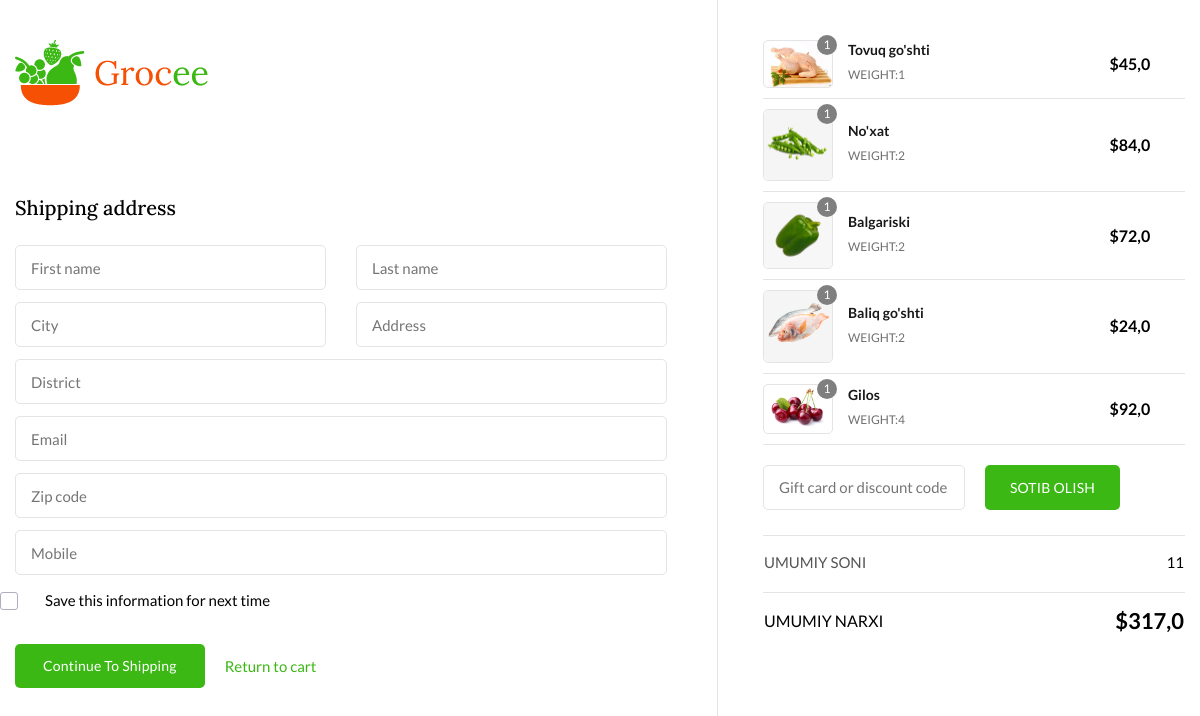
The page /check-out (signed in) on the database as committed earlier.
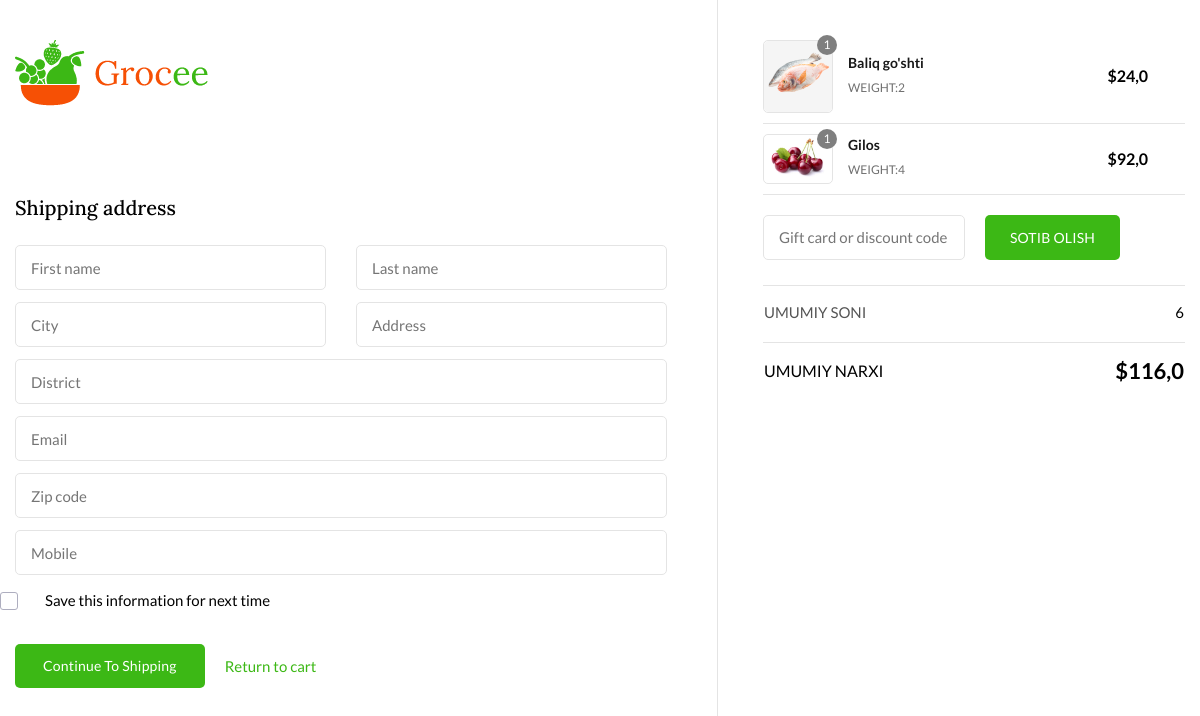
The same page on the database as committed later.
### shop/models.py (models this page shows, shortened)
class OrderProduct(models.Model):
    order = models.ForeignKey(Order, on_delete=models.SET_NULL, null=True)
    product = models.ForeignKey(Product, on_delete=models.SET_NULL, null=True)
    quantity = models.IntegerField(default=0, null=True, blank=True)
    added = models.DateTimeField(auto_now_add=True)
    @property
    def get_cart_price(self):
        total_price =self.quantity * self.product.price
        return total_price

class Product(models.Model):
    category = models.ForeignKey(Category, on_delete=models.CASCADE, verbose_name="Kategoriya")
    filter_choice = models.CharField(max_length=3, choices=FILTER_CHOICES, null=True)
    name = models.CharField(max_length=255, verbose_name="Nomi")
    description = models.TextField(blank=True, null=True)
    price = models.FloatField()
    discount = models.FloatField(null=True, blank=True)
    quantity = models.IntegerField(default=0)
    image = models.ImageField(upload_to='products/', verbose_name="Rasmi")
    slug = models.SlugField(null=True, blank=True)
    date_added = models.DateTimeField(default=timezone.now)

### shop/views.py (the view)
# urls.py: path('check-out', views.checkout, name='checkout'),
def checkout(request):
    cart_info = CartAuthenticationUser(request).get_cart_info()
    context = {
        'order_products': cart_info['order_products'],
        'cart_total_price': cart_info['cart_total_price'],
        'cart_total_quantity': cart_info['cart_total_quantity'],
        'page_name': "Checkout",
    }
    return render(request, 'shop/checkout.html', context)

### shop/models.py (called while the page is built)
    @property
    def get_cart_total_price(self):
        order_product = self.orderproduct_set.all()
        total_price = sum([product.get_cart_price for product in order_product])
        return total_price

    @property
    def get_cart_total_quantity(self):
        order_product = self.orderproduct_set.all()
        total_quantity = sum([product.quantity for product in order_product])
        return total_quantity

### shop/utils.py (called while the page is built)
    def get_cart_info(self):
        customer, created =Customer.objects.get_or_create(
            user=self.request.user
        )
        order, created = Order.objects.get_or_create(
            customer=customer
        )
        order_products = order.orderproduct_set.all()
        cart_total_price = order.get_cart_total_price
        cart_total_quantity = order.get_cart_total_quantity
        return{
            'order': order,
            'order_products': order_products,
            'cart_total_price': cart_total_price,
            'cart_total_quantity': cart_total_quantity
        }

### templates/shop/checkout.html (shortened to what this page needs)
<!doctype html>
{% load static %}
<html lang="en">
<head>
  {% include 'components/_style.html' %}
</head>
<body>
    <div class="checkout__page--area">
        <div class="container">
            <div class="checkout__page--inner d-flex">
                <div class="main checkout__mian">
                    <header class="main__header checkout__mian--header mb-30">
                        <h1 class="main__logo--title"><a class="logo logo__left mb-20" href="index.html"><img src="{% static 'assets/img/logo/nav-log.png' %}" alt="logo"></a></h1>
                    </header>
                    <main class="main__content_wrapper section--padding pt-0">
                        <form method="post" action="{% url 'shipping' %}">
                            <div class="checkout__content--step section__shipping--address">
                                <div class="section__header mb-25">
                                    <h2 class="section__header--title h3">Shipping address</h2>
                                </div>
                                <div class="section__shipping--address__content">
                                    <div class="row">
                                        <div class="col-lg-6 mb-12">
                                            <div class="checkout__input--list">
                                                <label>
                                                    <input class="checkout__input--field border-radius-5" placeholder="First name" type="text" name="first_name">
                                                </label>
                                            </div>
                                        </div>
                                        <div class="col-lg-6 mb-12">
                                            <div class="checkout__input--list">
                                                <label>
                                                    <input class="checkout__input--field border-radius-5" placeholder="Last name" type="text" name="last_name">
                                                </label>
                                            </div>
                                        </div>
                                        <div class="col-lg-6 mb-12">
                                            <div class="checkout__input--list">
                                                <label>
                                                    <input class="checkout__input--field border-radius-5" placeholder="City" type="text" name="city">
                                                </label>
                                            </div>
                                        </div>
                                        <div class="col-lg-6 mb-12">
                                            <div class="checkout__input--list">
                                                <label>
                                                    <input class="checkout__input--field border-radius-5" placeholder="Address" type="text" name="address">
                                                </label>
                                            </div>
                                        </div>
                                        <div class="col-12 mb-12">
                                            <div class="checkout__input--list">
                                                <label>
                                                    <input class="checkout__input--field border-radius-5" placeholder="District" type="text" name="district">
                                                </label>
                                            </div>
                                        </div>
                                        <div class="col-12 mb-12">
                                            <div class="checkout__input--list">
                                                <label>
                                                    <input class="checkout__input--field border-radius-5" placeholder="Email" type="email" name="email">
                                                </label>
                                            </div>
                                        </div>
                                        <div class="col-12 mb-12">
                                            <div class="checkout__input--list">
                                                <label>
                                                    <input class="checkout__input--field border-radius-5" placeholder="Zip code" type="text" name="zip_code">
                                                </label>
                                            </div>
                                        </div>
                                        <div class="col-12 mb-12">
                                            <div class="checkout__input--list">
                                                <label>
                                                    <input class="checkout__input--field border-radius-5" placeholder="Mobile" type="text" name="mobile">
                                                </label>
                                            </div>
                                        </div>
                                        <div class="checkout__checkbox">
                                            <span class="checkout__checkbox--checkmark"></span>
                                            <label class="checkout__checkbox--label" for="check2">Save this information for next time</label>
                                        </div>
                                    </div>
                                </div>
                            </div>
                            <div class="checkout__content--step__footer d-flex align-items-center">
                                <button type="submit" class="continue__shipping--btn btn border-radius-5">Continue To Shipping</button>
                                <a class="previous__link--content" href="{% url 'cart' %}">Return to cart</a>
                            </div>
                        </form>
                    </main>
                </div>
                <aside class="checkout__sidebar sidebar">
                    <div class="cart__table checkout__product--table">
                        <table class="cart__table--inner">
                            <tbody class="cart__table--body">
                                {% for order_product in order_products %}
                                <tr class="cart__table--body__items">
                                    <td class="cart__table--body__list">
                                        <div class="product__image two  d-flex align-items-center">
                                            <div class="product__thumbnail border-radius-5">
                                                <a href="{% url 'detail' order_product.product.id  %}"><img class="border-radius-5" src="{{ order_product.product.image.url }}" alt="cart-product"></a>
                                                <span class="product__thumbnail--quantity">1</span>
                                            </div>
                                            <div class="product__description">
                                                <h3 class="product__description--name h4"><a href="{% url 'detail' order_product.product.id  %}">{{order_product.product.name}}</a></h3>
                                                <span class="product__description--variant">WEIGHT:{{ order_product.quantity }}</span>
                                            </div>
                                        </div>
                                    </td>
                                    <td class="cart__table--body__list">
                                        <span class="cart__price">${{order_product.get_cart_price}}</span>
                                    </td>
                                </tr>
                                {% endfor %}
                            </tbody>
                        </table>
                    </div>
                    <div class="checkout__discount--code">
                        <form class="d-flex" action="{% url 'payment' %}">
                            <label>
                                <input class="checkout__discount--code__input--field border-radius-5" placeholder="Gift card or discount code"  type="text">
                            </label>
                            <button class="checkout__discount--code__btn btn border-radius-5" type="submit">SOTIB OLISH</button>
                        </form>
                    </div>
                    <div class="checkout__total">
                        <table class="checkout__total--table">
                            <tbody class="checkout__total--body">
                                <tr class="checkout__total--items">
                                    <td class="checkout__total--title text-left">UMUMIY SONI </td>
                                    <td class="checkout__total--amount text-right">{{cart_total_quantity}}</td>
                                </tr>
                            </tbody>
                            <tfoot class="checkout__total--footer">
                                <tr class="checkout__total--footer__items">
                                    <td class="checkout__total--footer__title checkout__total--footer__list text-left">UMUMIY NARXI </td>
                                    <td class="checkout__total--footer__amount checkout__total--footer__list text-right">${{cart_total_price}}</td>
                                </tr>
                            </tfoot>
                        </table>
                    </div>
                </aside>
            </div>
        </div>
    </div>
</body>
</html>

### templates/components/_style.html (shortened to what this page needs)
{% load static %}
<link rel="stylesheet" href="{% static 'assets/css/plugins/swiper-bundle.min.css' %}">
<link rel="stylesheet" href="{% static 'assets/css/plugins/glightbox.min.css' %}">
<link rel="stylesheet" href="{% static 'assets/css/vendor/bootstrap.min.css' %}">
<link rel="stylesheet" href="{% static 'assets/css/style.css' %}">

### templates/components/_preloader.html (shortened to what this page needs)
{% load static %}

### templates/components/_script.html (shortened to what this page needs)
{% load static %}

Rows that differ between the two databases and show on the page:
removed OrderProduct: product.image (picture), product.name "Tovuq go'shti", quantity "1", get_cart_price "45,0"
removed OrderProduct: product.image (picture), product.name "No'xat", quantity "2", get_cart_price "84,0"
removed OrderProduct: product.image (picture), product.name "Balgariski", quantity "2", get_cart_price "72,0"
Other text that changed with them:
{{ cart_total_quantity }}: "11" → "6"
{{ cart_total_price }}: "317,0" → "116,0"
